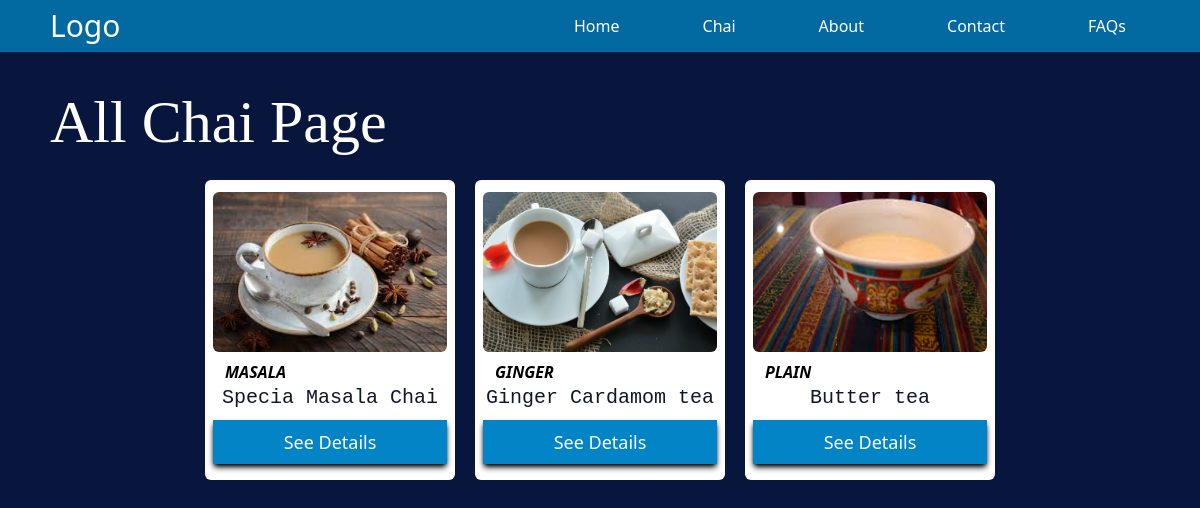
The app's page /chai/ with its own data.
### chai/models.py (models this page shows, shortened)
class ChaiVarity(models.Model):
    CHAI_TYPE_CHOICE = [
        ("ML", "MASALA"),
        ("GR", "GINGER"),
        ("KI", "KIWI"),
        ("PL", "PLAIN"),
        ("EL", "ELACHI"),
    ]
    name = models.CharField(max_length=120)
    image = models.ImageField(upload_to="chais/")
    date_added = models.DateTimeField(default=timezone.now)
    chai_type = models.CharField(max_length=2, choices=CHAI_TYPE_CHOICE)
    description = models.TextField(default="")
    def get_type(self):
        for code, full_name in self.CHAI_TYPE_CHOICE:
            if self.chai_type == code:
                return full_name
        return "Unknown"

### chai/views.py (the view)
# urls.py: path("", views.all_chai, name="all_chai"),
def all_chai(request):
    chais = ChaiVarity.objects.all()
    return render(request, "chai/all_chai.html", {"chais": chais})

### chai/templates/chai/all_chai.html (shortened to what this page needs)
{% extends 'layout.html' %}
{% block content %}
  <div class="w-full max-w-[1100px] mx-auto py-3 mt-7">
    <h1 class="text-6xl font-serif text-left">All Chai Page</h1>
    <div class="flex items-center py-4 mt-3 justify-center gap-5">
      {% for chai in chais %}
        <div class="w-full max-w-[250px] py-3 px-2 hover:scale-105 transition duration-200 ease-in cursor-pointer bg-white rounded-md">
          <div class="h-40 w-full rounded-md overflow-hidden">
            <img src="{{ chai.image.url }}" class="h-full w-full object-cover hover:scale-110 transition ease-linear duration-200" alt="{{ chai.name }}" />
          </div>
          <p class="text-black pt-2 px-3 font-semibold italic">{{ chai.get_type }}</p>
          <div class="pb-3 text-xl text-center text-slate-900 font-mono">{{ chai.name }}</div>
          <a href="{% url 'chai_details' chai.id %}"><button class="text-lg py-2 translate-x-0 -translate-y-1 active:translate-x-1 active:translate-y-0 transition duration-200 w-full bg-sky-600 text-white ease-in shadow-md shadow-black active:shadow-none">See Details</button></a>
        </div>
      {% endfor %}
    </div>
  </div>
{% endblock %}

### templates/layout.html (shortened to what this page needs)
{% load static %}
{% load static tailwind_tags %}
<!DOCTYPE html>
<html lang="en">
  <head>
    <link rel="stylesheet" href="{% static 'style.css' %}" />
    {% tailwind_css %}
  </head>
  <body>
    <nav class="bg-sky-700">
      <div class="min-h-10 flex w-full max-w-[1100px] mx-auto justify-between">
        <div class="text-3xl py-2 cursor-pointer">
          <a href="/">Logo</a>
        </div>
        <div class="flex-1 flex justify-end">
          <ul class="flex flex-1 max-w-[600px] justify-between items-center px-6">
            <li class="cursor-pointer hover:text-sky-950">
              <a href="/">Home</a>
            </li>
            <li class="cursor-pointer hover:text-sky-950">
              <a href="/chai">Chai</a>
            </li>
            <li class="cursor-pointer hover:text-sky-950">
              <a href="/about">About</a>
            </li>
            <li class="cursor-pointer hover:text-sky-950">Contact</li>
            <li class="cursor-pointer hover:text-sky-950">FAQs</li>
          </ul>
        </div>
      </div>
    </nav>
    {% block content %}{% endblock %}
  </body>
</html>

### static/style.css (style rules this page uses)
body { background: #08153d; color: white; }
h1 { text-align: center; font-size: 2em; }

### records on screen
ChaiVarity: image (picture), get_type "MASALA", name "Specia Masala Chai"
ChaiVarity: image (picture), get_type "GINGER", name "Ginger Cardamom tea"
ChaiVarity: image (picture), get_type "PLAIN", name "Butter tea"
